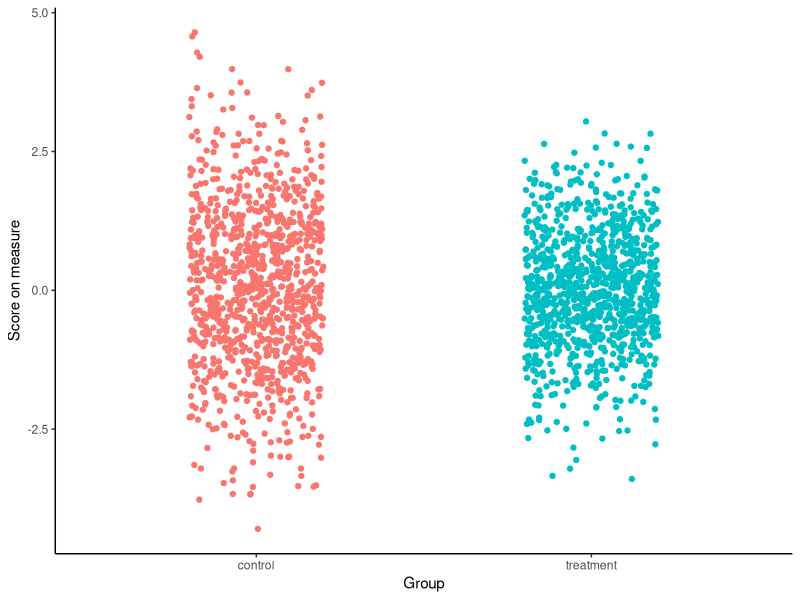
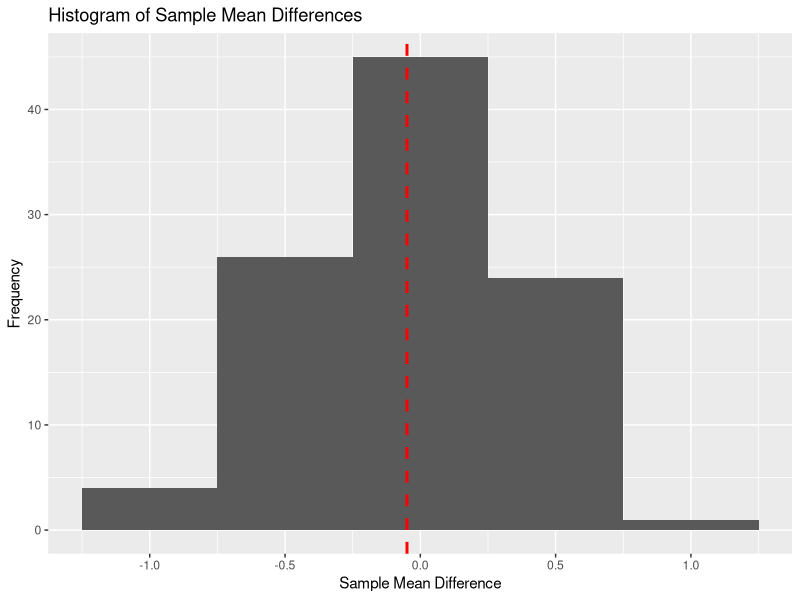
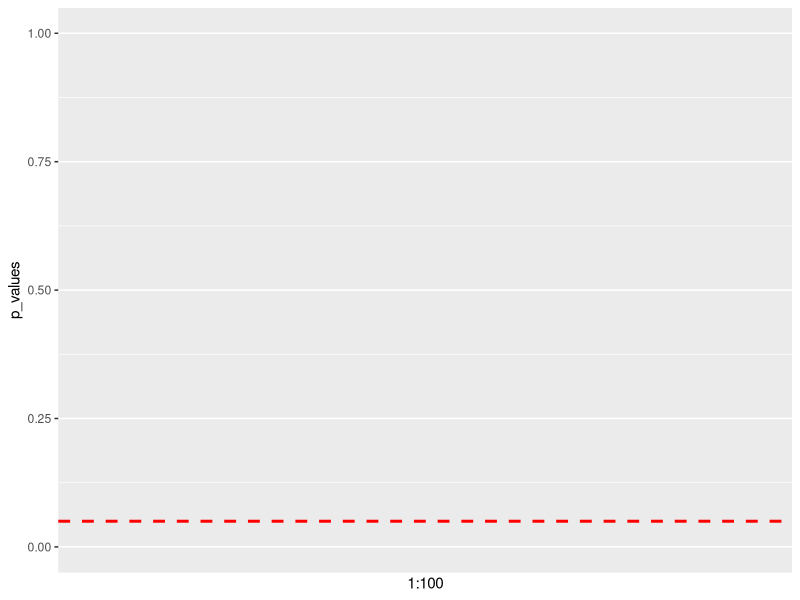
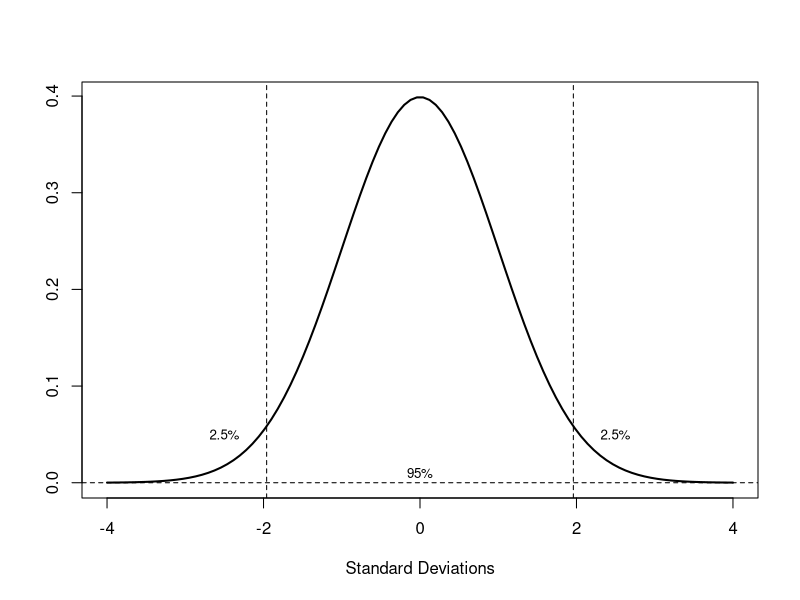
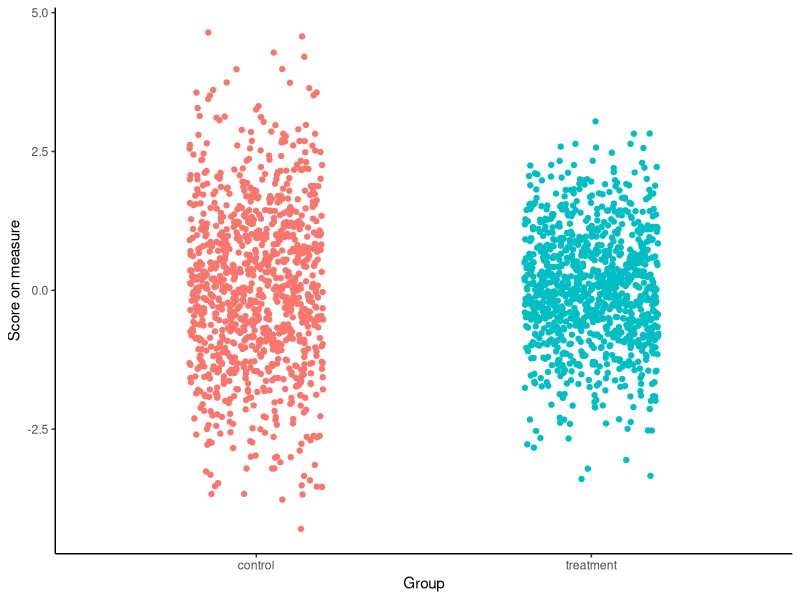

These figures' R source, in order:
## ---- chunk 1


# generate a dataframe made of 2 vectors named Treatment and Control. Each vector has 1000 elements generated from a normal distribution with mean 0. Treatment has an SD of 3 and Control has an SD of 1.

#treatment <- rnorm(1000, mean = 0, sd = 1)
#control <- rnorm(1000, mean = 0, sd = 1.5)

#data <- data.frame(treatment, control)

#write.csv(data, "popData.csv")

data <- read.csv("Datasets/popData.csv")

# plot a scatterplot of the data using ggplot2. reorganise the data into long format first.


library(ggplot2)

data_long <- data.frame(
  group = c(rep("treatment", 1000), rep("control", 1000)),
  value = c(data$treatment, data$control)
)


# show a scatterplot of the data with colour representing group membership

ggplot(data_long, aes(x = group, y = value, colour = group)) +
  geom_jitter(width = 0.2, height = 0) +
  theme_classic() +
  theme(legend.position = "none") +
  labs(x = "Group", y = "Score on measure")





## ---- chunk 2


# generate a dataframe made of 2 vectors named Treatment and Control. Each vector has 1000 elements generated from a normal distribution with mean 0. Treatment has an SD of 3 and Control has an SD of 1.


# plot a scatterplot of the data using ggplot2. reorganise the data into long format first.




# Create 100 random samples of size 20 from the treatment and control vectors. Calculate the mean of each sample and store it in a vector called sample_means.

sample_mean_diffs <- c()
p_values <- c()
conf_int <- c()
cohens_d <- c()

set.seed(1232)

for (i in 1:100) {
  sample1 <- sample(data$treatment, size = 20)
  sample2 <- sample(data$control, size = 20)
  sample_mean_diffs[i] <- mean(sample1) - mean(sample2)
  p_values[i] <- t.test(sample1, sample2)$p.value
  conf_int[i] <- t.test(sample1, sample2)$conf.int[2] - t.test(sample1, sample2)$conf.int[1]
  cohens_d[i] <- (mean(sample1) - mean(sample2)) / sqrt(((length(sample1) - 1) * var(sample1) + (length(sample2) - 1) * var(sample2)) / (length(sample1) + length(sample2) - 2))
}


# Plot a histogram of the sample means using ggplot2

library(ggplot2)

ggplot(data.frame(sample_mean_diffs), aes(x = sample_mean_diffs)) +
  geom_histogram(binwidth = 0.5) +
  geom_vline(aes(xintercept = mean(sample_mean_diffs)), color = "red", linetype = "dashed", size = 1) +
  ggtitle("Histogram of Sample Mean Differences") +
  xlab("Sample Mean Difference") +
  ylab("Frequency")


## ---- chunk 3

p_values <- as.data.frame(p_values)

p <- ggplot(p_values, aes(x = 1:100, y = p_values)) +
  geom_hline(aes(yintercept = 0.05), color = "red", linetype = "dashed", size = 1)

# set ylim to c(0, 1) to zoom in on the p-values

p + ylim(c(0, 1)) 

## ---- chunk 4
    #| label: animation-chunk-print
    #| echo: true
    #| fig-anim: true  # This is often the key to making it work automatically

 
p <- p+  geom_point() +
  geom_hline(aes(yintercept = 0.05), color = "red", linetype = "dashed", size = 1) +
  ggtitle("P-Values") +
  xlab("Sample Number") +
  ylab("P-Value")

library(gganimate)

p1 <- p + transition_states(1:100, transition_length = 2) + 
  shadow_mark() +
  enter_fade() 

animate(p1, fps = 5, duration = 20, end_pause = 20)




## ---- chunk 5

# plot of notmal distribution with 2.5% shaded on each side

x <- seq(-4, 4, length=100)

y <- dnorm(x, mean=0, sd=1)

plot(x, y, type="l", lwd=2, xlab="Standard Deviations", ylab="")

abline(v=c(-1.96, 1.96), lty=2)

abline(h=0, lty=2)


## add labels to represent the percentages of the distribution in the shaded and non-shaded areas

text(-2.5, 0.05, "2.5%", cex=0.8)

text(2.5, 0.05, "2.5%", cex=0.8)

text(0, 0.01, "95%", cex=0.8)

## ---- chunk 6
ggplot(data_long, aes(x = group, y = value, colour = group)) +
  geom_jitter(width = 0.2, height = 0) +
  theme_classic() +
  theme(legend.position = "none") +
  labs(x = "Group", y = "Score on measure")
